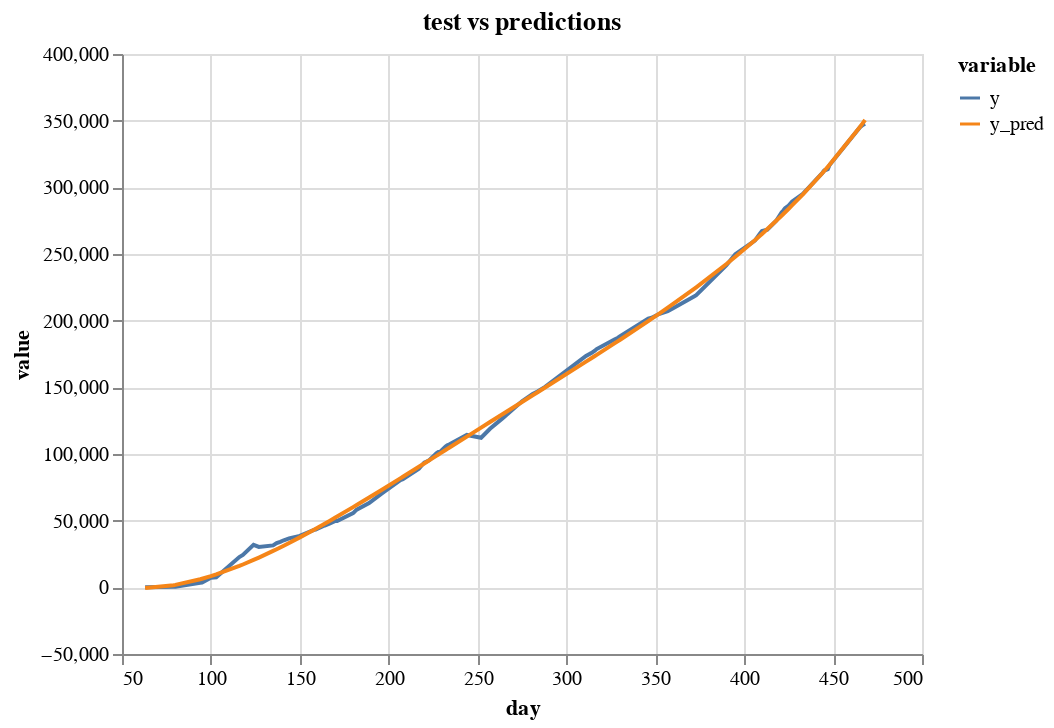

Notebook code for this chart:
### Markdown cell above
Como podemos notar, nuestro modelo polinomial tiene un mejor score y esto es gracias al comportamiento de nuestros datos, procedemos a graficarlo para ver si no existe un problema de overfitting y mejoramos la curva

### Code cell
data_poly=pd.DataFrame({'day':X_test.reshape(-1),'y':y_test.reshape(-1),'y_pred':model_poly.predict(X_test).reshape(-1)})
alt.Chart(data_poly.melt('day')).mark_line().encode(
    x='day',
    y='value',
    color='variable'
).properties(title='test vs predictions').interactive()

### Figure 1 — Vega-Lite specification as saved in the notebook (floating-point values rounded to 4 significant figures; data arrays with more than 128 entries replaced by an {"elided": "..."} marker saying what was removed)
{"config": {"view": {"continuousWidth": 400, "continuousHeight": 300}}, "data": {"name": "data-169c74b524179327ae0b037c4afe7ae0"}, "mark": "line", "encoding": {"color": {"type": "nominal", "field": "variable"}, "x": {"type": "quantitative", "field": "day"}, "y": {"type": "quantitative", "field": "value"}}, "selection": {"selector003": {"type": "interval", "bind": "scales", "encodings": ["x", "y"]}}, "title": "test vs predictions", "$schema": "https://vega.github.io/schema/vega-lite/v4.8.1.json", "datasets": {"data-169c74b524179327ae0b037c4afe7ae0": {"elided": "164 records"}}}
